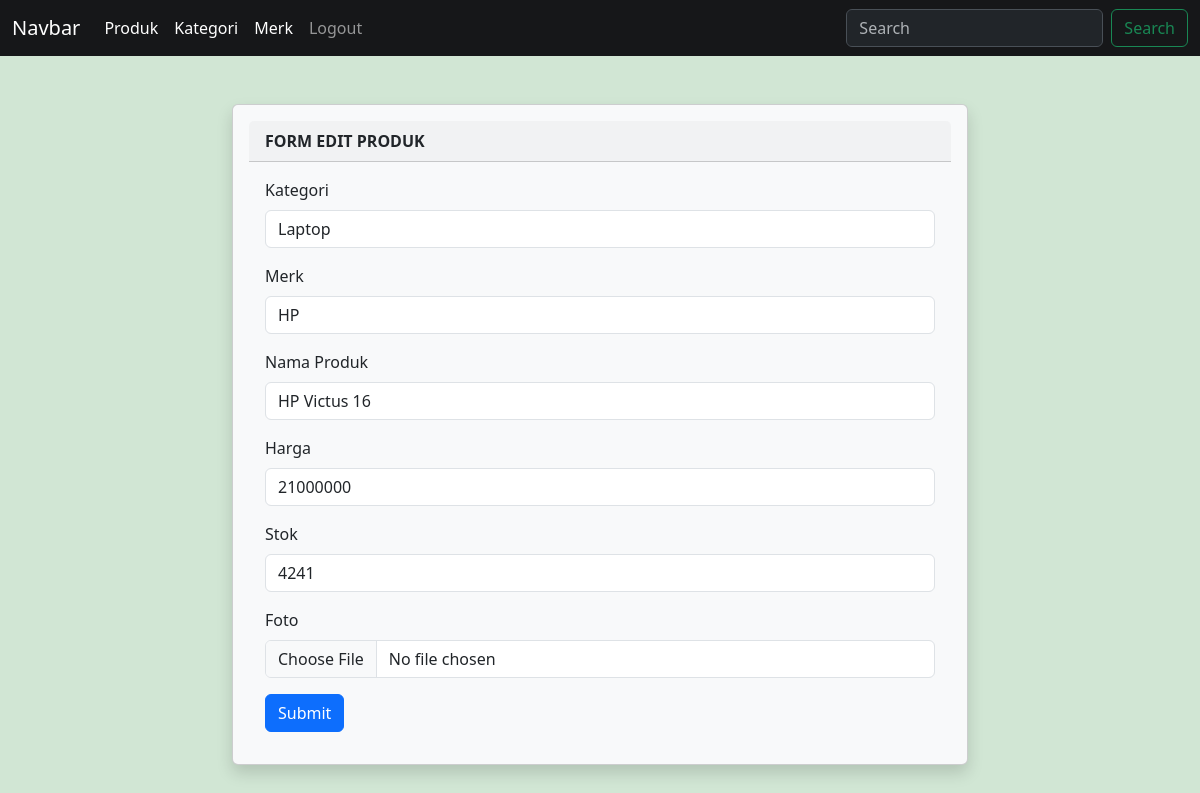
The page /produk/formedit.php?id=7 (signed in) on the database its author committed.
### tables this page shows
CREATE TABLE `produk` (
  `id_produk` int(11) NOT NULL,
  `id_kategori` int(11) NOT NULL,
  `id_merk` int(11) NOT NULL,
  `nama_produk` varchar(250) NOT NULL,
  `harga` int(11) NOT NULL,
  `stok` int(11) NOT NULL,
  `foto_produk` varchar(300) NOT NULL DEFAULT 'default_jpg'
);

CREATE TABLE `kategori` (
  `id_kategori` int(11) NOT NULL,
  `nm_kategori` varchar(200) NOT NULL
);

CREATE TABLE `merk` (
  `id_merk` int(11) NOT NULL,
  `nama_merk` varchar(200) NOT NULL
);

### produk/formedit.php (the view, shortened to what this page needs)
<?php
include_once("../koneksi.php");
$idedit = $_GET['id'];
$qry = "SELECT * FROM produk WHERE id_produk='$idedit'";
$edit = mysqli_query($koneksi,$qry);
$data = mysqli_fetch_array($edit);
?>
<!DOCTYPE html>
<html lang="en">
<head>
    <link href="https://cdn.jsdelivr.net/npm/bootstrap@5.3.8/dist/css/bootstrap.min.css" rel="stylesheet"
>
</head>
<body style="background-color:#d1e6d4">
    <?php include_once("../navbar.php"); ?>
    <div class="container">
        <div class="row my-5">
            <div class="col-8 m-auto">
                <div class="card shadow p-3 mb-5 bg-body-tertiary rounded">
                    <div class="card-header">
                        <b>FORM EDIT PRODUK</b>
                    </div>
                    <div class="card-body">
                        <form action="proses_edit.php" method="POST" enctype="multipart/form-data">
                            <div class="mb-3">
                                <label class="form-label">Kategori</label>
                                <select class="form-control" name="id_kategori">
                                    <?php
                                    $qry_cat = "SELECT * FROM kategori";
                                    $data_cat = mysqli_query($koneksi, $qry_cat);
                                    foreach($data_cat as $cat) {
                                    ?>
                                    <option value="<?=$cat['id_kategori']?>" <?= $data['id_kategori']==$cat['id_kategori'] ? 'selected' : '' ?>><?=$cat['nm_kategori']?></option>
                                    <?php
                                    }
                                    ?>
                                </select>
                            </div>
                            <div class="mb-3">
                                <label class="form-label">Merk</label>
                                <select class="form-control" name="id_merk">
                                    <?php
                                    $qry_merk = "SELECT * FROM merk";
                                    $data_merk = mysqli_query($koneksi, $qry_merk);
                                    foreach($data_merk as $merk) {
                                    ?>
                                    <option value="<?=$merk['id_merk']?>" <?= $data['id_merk']==$merk['id_merk'] ? 'selected' : '' ?>><?=$merk['nama_merk']?></option>
                                    <?php
                                    }
                                    ?>
                                </select>
                            </div>
                            <div class="mb-3">
                                <label class="form-label">Nama Produk</label>
                                <input value="<?=$data['nama_produk']?>" name="nama_produk" type="text" class="form-control">
                            </div>
                            <div class="mb-3">
                                <label class="form-label">Harga</label>
                                <input value="<?=$data['harga']?>" name="harga" type="text" class="form-control">
                            </div>
                            <div class="mb-3">
                                <label class="form-label">Stok</label>
                                <input value="<?=$data['stok']?>" name="stok" type="text" class="form-control">
                            </div>
                            <div class="mb-3">
                                <label class="form-label">Foto</label>
                                <input name="foto" type="file" class="form-control">
                            </div>
                            <button type="submit" class="btn btn-primary">Submit</button>
                        </form>
                    </div>
                </div>
            </div>
        </div>
    </div>
</body>
</html>

### rows shown on the page
produk: id_kategori "Laptop", id_merk "HP", nama_produk "HP Victus 16", harga "21000000", stok "4241"
